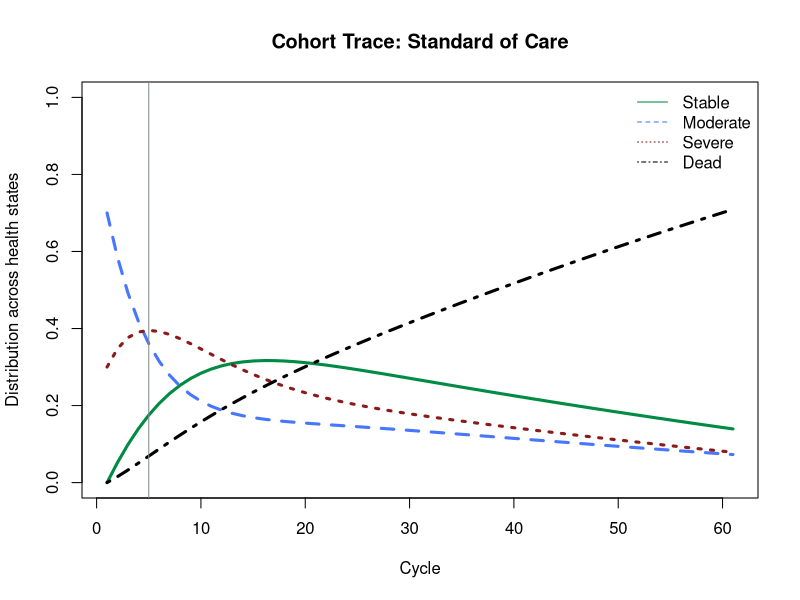
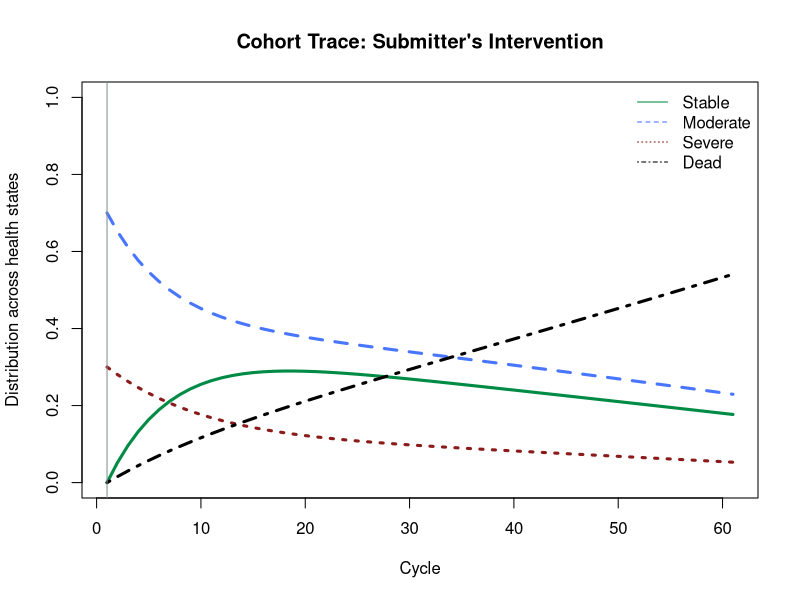

These figures' R source, in order:
## HTAi 2023 Toy # Markov Model ###
## Institute of Health Economics ##

#install.packages("dplyr")
library(dplyr)
2
#install.packages("devtools")
#library(devtools)
#install.packages("ggplot2")
library(ggplot2)

####STRUCTURAL PARAMETERS####
options(scipen = 999)
n.t    <- 60        #Cycles - Time = Months
c.t    <- 12        #Number of Cycles in a Year
disc   <- 0.015/c.t  #Discount Rate
disc.c <- 1/(1 + disc)^(1:(n.t+1)) 
disc.u <- 1/(1 + disc)^(1:(n.t+1))
wtp.def<- 100000
wtp    <- seq(0,150000,by=1000)
wtp.str<- sprintf("%s",seq(0,150000,by=1000))
n.wtp  <- length(wtp)

####INPUT PARAMETERS####
strategy <- c("Standard of Care","Submitted Tx")   #Strategy Names
state    <- c("Stable","Moderate","Severe","Dead") #State Names
#Initial State Distribution
t0_dist  <- c("Stable"  = 0,
              "Moderate"= 0.70,
              "Severe"  = 0.30,
              "Dead"    = 0)
n.state  <- length(state)
n.strat  <- length(strategy)

#Transition Probability Input Parameters
##User-defined input parameters on the progression of observed persons, according to transition probability per cycle
##For simplification, all  other parameters are time-independent
p.stable_moderate <- 0.075
p.stable_severe   <- 0.01
p.moderate_stable <- 0.04
p.moderate_severe <- 0.12
p.severe_stable   <- 0.08
p.severe_moderate <- 0.001

##For Toy demonstration, mortality is a time-dependent parameter (probability changes over time). 
p.stable_dead    <- rep(0.004,n.t)
p.moderate_dead  <- rep(0.005,n.t)
p.severe_dead    <- rep(0.04,n.t)
for (t in 2:n.t) {
  p.stable_dead[t]   <- p.stable_dead[t-1]*(1.016^(0.024*t))
  p.moderate_dead[t] <- p.moderate_dead[t-1]*(1.016^(0.024*t))
  p.severe_dead[t]   <- p.severe_dead[t-1]*(1.016^(0.024*t))
}

#Treatment Effect 
#Submitter treatment reports an average 20% reduction in progression from moderate state to severe state
tx.moderate_severe  <- 0.20

#Cost Input Parameters
##Costs per cycle per health state
##Toy simplification; costs by health state are fixed, which is sometimes the case
c.stable   <- 50
c.moderate <- 150
c.severe   <- 200
c.dead     <- 0
c.tx       <- 100  #Submitter cost for all Moderate patients per cycle to avert Severe outcome

#Utility (QALY) Input Parameters
u.stable   <- 0.8
u.moderate <- 0.5
u.severe   <- 0.25
u.dead     <- 0 #QALY value for dead always 0

####MODEL BUILD####
#Create the cohort trace; Array = {Time, Run}
##Create trace for each Strategy
d.M.soc <- d.M.sub <- array(0,
                            dim = c(n.t+1, n.state),
                            dimnames = list(0:n.t, state))
d.M.soc[1,] <- d.M.sub[1,] <- t0_dist    # set initial state distribution

#Transition Matrix 
## Basic matrix is 2D: {State x State}
## To allow time-dependent probabilities add a dimension: {State x State x Time}
m.P.soc <- m.P.sub <- array(0,
                            dim = c(n.state, n.state, n.t),
                            dimnames = list(state,state,1:n.t))

#Build transition matrix for each strategy
##In this Toy, most of the transition matrix is identical but we will lay out all separately for clarity
#For Standard of Care
##from Stable
m.P.soc["Stable","Stable",]     <- 1-(p.stable_moderate+p.stable_severe+p.stable_dead) 
m.P.soc["Stable","Moderate",]   <- p.stable_moderate
m.P.soc["Stable","Severe",]     <- p.stable_severe
m.P.soc["Stable","Dead",]       <- p.stable_dead
##from Moderate
m.P.soc["Moderate","Moderate",] <- 1-(p.moderate_stable+p.moderate_severe+p.moderate_dead) 
m.P.soc["Moderate","Stable",]   <- p.moderate_stable
m.P.soc["Moderate","Severe",]   <- p.moderate_severe
m.P.soc["Moderate","Dead",]     <- p.moderate_dead
##from severe
m.P.soc["Severe","Severe",]     <- 1-(p.severe_moderate+p.severe_stable+p.severe_dead) 
m.P.soc["Severe","Moderate",]   <- p.severe_moderate
m.P.soc["Severe","Stable",]     <- p.severe_stable
m.P.soc["Severe","Dead",]       <- p.severe_dead
##from Dead
m.P.soc["Dead","Dead",]         <- 1

#For Standard of Care
##from Stable
m.P.sub["Stable","Stable",]     <- 1-(p.stable_moderate+p.stable_severe+p.stable_dead) 
m.P.sub["Stable","Moderate",]   <- p.stable_moderate
m.P.sub["Stable","Severe",]     <- p.stable_severe
m.P.sub["Stable","Dead",]       <- p.stable_dead
##from Moderate
m.P.sub["Moderate","Moderate",] <- 1-(p.moderate_stable+(p.moderate_severe*tx.moderate_severe)+p.moderate_dead) 
m.P.sub["Moderate","Stable",]   <- p.moderate_stable
m.P.sub["Moderate","Severe",]   <- p.moderate_severe*tx.moderate_severe
m.P.sub["Moderate","Dead",]     <- p.moderate_dead
##from severe
m.P.sub["Severe","Severe",]     <- 1-(p.severe_moderate+p.severe_stable+p.severe_dead) 
m.P.sub["Severe","Moderate",]   <- p.severe_moderate
m.P.sub["Severe","Stable",]     <- p.severe_stable
m.P.sub["Severe","Dead",]       <- p.severe_dead
##from Dead
m.P.sub["Dead","Dead",]         <- 1

####MODEL RUN####
for (t in 1:n.t)  {                                    # loop through the number of cycles
    d.M.soc[t+1,] <- d.M.soc[t,] %*% m.P.soc[,,t]  # estimate the state vector for the next cycle (t+1)
    d.M.sub[t+1,] <- d.M.sub[t,] %*% m.P.sub[,,t]
}

####PLOT RESULTS####
matplot(d.M.soc[], type = 'l',
        xlab = "Cycle",
        ylab = "Distribution across health states",
        ylim = c(0,1),
        main = "Cohort Trace: Standard of Care",
        col= c("springgreen4","royalblue1","firebrick4","black"),
        lwd = 3)
legend("topright", state, col= c("springgreen4","royalblue1","firebrick4","black"),lty = 1:4, bty = "n")
#Plot vertical line where Severe health state is highest
abline(v = which.max(d.M.soc[,"Severe"]), col = "azure4")

matplot(d.M.sub[], type = 'l',
        xlab = "Cycle",
        ylab = "Distribution across health states",
        ylim = c(0,1),
        main = "Cohort Trace: Submitter's Intervention",
        col= c("springgreen4","royalblue1","firebrick4","black"),
        lwd = 3)
legend("topright", state, col= c("springgreen4","royalblue1","firebrick4","black"),lty = 1:4, bty = "n")
#Plot vertical line where Severe health state is highest
abline(v = which.max(d.M.sub[,"Severe"]), col = "azure4")

#Mean Costs & QALYs
v.tc.soc <- d.M.soc %*% c(c.stable,c.moderate,c.severe,c.dead)
v.tc.sub <- d.M.sub %*% c(c.stable,c.moderate+c.tx,c.severe,c.dead)
v.tu.soc <- d.M.soc %*% c(u.stable,u.moderate,u.severe,u.dead)
v.tu.sub <- d.M.sub %*% c(u.stable,u.moderate,u.severe,u.dead)

#Discounted Mean Costs & QALYs
tc_soc <- v.tc.soc * disc.c
tc_sub <- v.tc.sub * disc.c
tu_soc <- v.tu.soc * disc.u
tu_sub <- v.tu.sub * disc.u

#Store Each Strategy into cost and QALY vectors
v.tc <- c(sum(tc_soc),sum(tc_sub))
v.tu <- c(sum(tu_soc),sum(tu_sub))

df_cu <- data.frame(Strategy = strategy,
                    Cost = v.tc,
                    Utility = v.tu/c.t,
                    Inc_Cost = 0,
                    Inc_Utility = 0,
                    INB = 0)

df_cu$Inc_Cost[df_cu$Strategy=="Submitted Tx"]    <- df_cu$Cost[df_cu$Strategy=="Submitted Tx"] - df_cu$Cost[df_cu$Strategy=="Standard of Care"]
df_cu$Inc_Utility[df_cu$Strategy=="Submitted Tx"] <- df_cu$Utility[df_cu$Strategy=="Submitted Tx"] - df_cu$Utility[df_cu$Strategy=="Standard of Care"]
df_cu$INB[df_cu$Strategy=="Submitted Tx"]         <- df_cu$Inc_Utility[df_cu$Strategy=="Submitted Tx"]*wtp.def - df_cu$Inc_Cost[df_cu$Strategy=="Submitted Tx"]

df_cu


